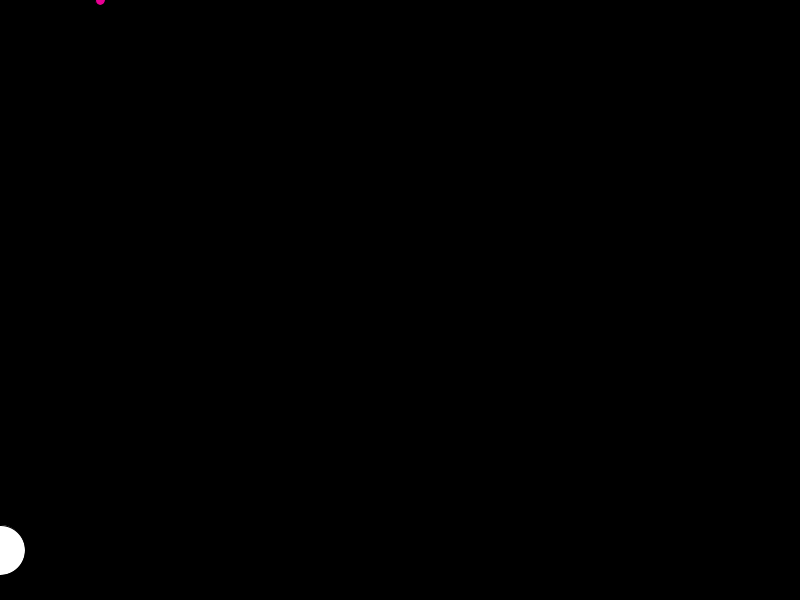
Frame 1 (no input)
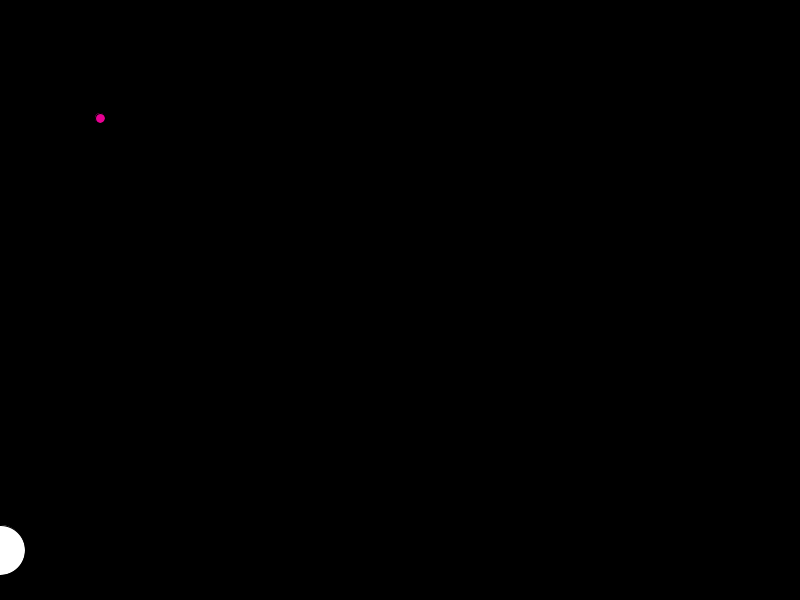
Frame 60 (the mouse pressed at the canvas centre just before this capture)
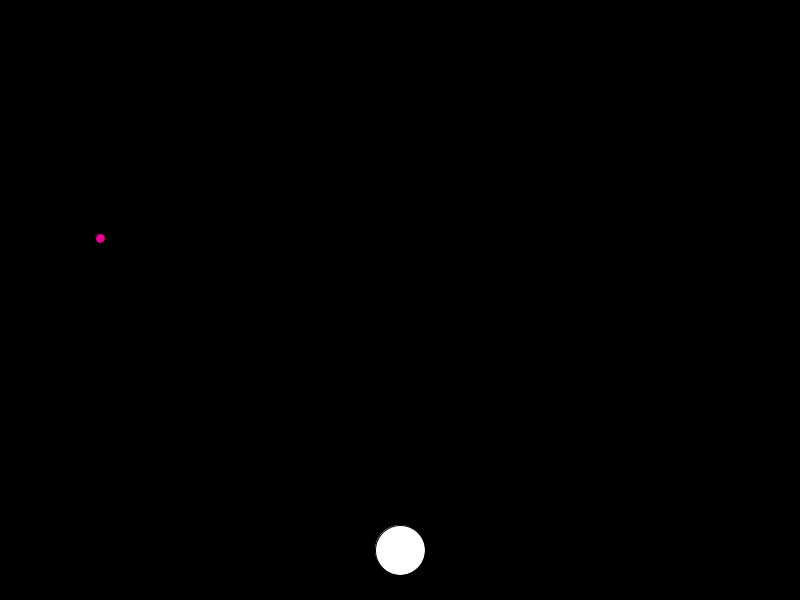
Frame 120 (the mouse held since frame 60 and released just before this capture)

The Processing sketch that drew these frames (run headless with seeded random() and noise(); from frame 60 on, the mouse is pressed at the canvas centre):

// Processing sketch: e05_graSpadajacaKulkaDist
// ── e05_graSpadajacaKulkaDist.pde
float ball_1_x = 100;
float ball_1_y = 0;

float hitSize = 50;

void setup(){
  size( 800, 600 );
  rectMode( CENTER ); // rysowanie, "od środka"
}

void draw(){
  
  background(0);
  
  if( dist( mouseX, 550, ball_1_x, ball_1_y ) > hitSize/2 ){
    
    fill(255);
    ellipse( mouseX, 550, hitSize, hitSize );
    
    fill(#E80093);
    ellipse( ball_1_x, ball_1_y, 10, 10 );
    
    ball_1_y = ball_1_y + 2; //zwiekszamy pozycje y kulki w każdej klatce
    
  }else{
    
    fill( #00E2E8 );
    ellipse( mouseX, 550, hitSize, hitSize );
    
    ball_1_y = 0;
    ball_1_x = random( 30, width-30 );
    
  }
  
  
  
  
  
}
